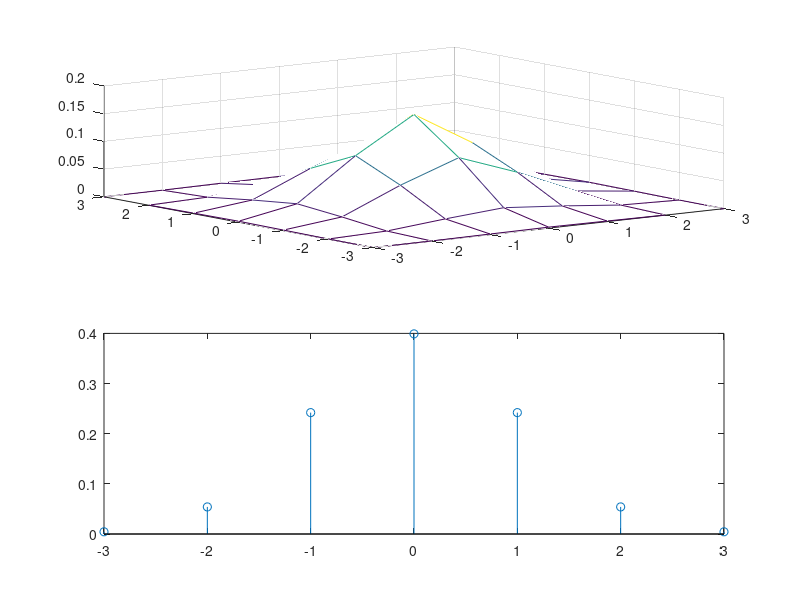

Recreate this plot in MATLAB. (Note: this script raises an error after producing the figure.)

s=1; %standard deviation
%calculate coordinates of grid point by meshgrid function which needs the size of the grid,
%which in turn is determined by s. At 3*s a gaussian is 0.01, so the omitted parts of the gaussian
%are practically zero.



[x,y]=  meshgrid(-round(3*s):round(3*s),-round(3*s):round(3*s));    
g=exp(-(x.*x + y.*y)/(2*s*s));  %This yields a 2D smoothing filter  g=g/sum(sum(g));  
% sum of weights equals one  figure(1); subplot(2,1,1);mesh(xg,yg,g);  %show the filter  
g=g/sum(sum(g));  % sum of weights equals one  figure(1); subplot(2,1,1);mesh(xg,yg,g);  %show the filter  
figure(1); subplot(2,1,1);
mesh(x,y,g);  %show the filter  


% [x,y]=  meshgrid(-round(3*s):0.1:round(3*s),-round(3*s):0.1:round(3*s));    
% g=exp(-(x.*x + y.*y)/(2*s*s));  %This yields a 2D smoothing filter  g=g/sum(sum(g));  
% % sum of weights equals one  figure(1); subplot(2,1,1);mesh(xg,yg,g);  %show the filter  
% g=g/sum(sum(g));  % sum of weights equals one  figure(1); subplot(2,1,1);mesh(xg,yg,g);  %show the filter  
% figure(1); subplot(2,1,2);
% mesh(x,y,g);  %show the filter  



x1=-round(3*s):round(3*s); %sample grid
gx= exp(-(x1.*x1 )/(2*s*s)); %smoothing filter in the x?direction
gx=gx/sum(gx); % sum of weights equals one
gy=transpose(gx); %smoothing filter in the y?direction (transpose of gx)
figure(1); subplot(2,1,2); stem(x1,gx); %show the 1D smoothing filter


f=double(imread('flowers.jpg')); %load the image
f=f(1:256,1:256); %crop it to 256 x 256 pixels
y=conv2(f,g,'valid'); %filter the image
subplot(2,2,1); imshow(f/255); % original image
subplot(2,2,2); imshow(y/255); % smoothed image


figure(1); truesize;



yy=conv2(conv2(f,gx,'valid'),gx','valid'); %filter the image
subplot(2,2,4);imshow(yy/255); %and display it
e=y-yy; %compute error
sqrt(sum(sum(e.*e))) %print it on screen
subplot(2,2,3);imshow(yy/255); %and display it


% %error
% figure(2)
% subplot(1,2,1)
% imshow(fmtest)
% truesize
% yy=conv2(conv2(fmtest,gx,'valid'),gx,'valid'); %filter the image
% subplot(1,2,2);imagesc(yy); %and display it


% figure(3)
% %e=y-yy; %compute error
% %sum(sum(e.*e)) %print it on screen
% yy=conv2(conv2(fmtest,gx,'valid'),gx','valid'); %filter the image
% imagesc(yy); %and display it
% colormap(gray(256));
% truesize




Gx=fft(gx,256);%DFT of the filter using 256 taps, which is the same size as the image
gx, s %show gx and sigma
figure(2);
subplot(1,2,1);imshow(yy/255); %truesize%and display it
subplot(1,2,2); 
stem(-127:128,fftshift(abs(Gx))); %display the magnitude spectrum




s=2.4;
x1=-round(3*s):round(3*s); %sample grid
gx= exp(-(x1.*x1 )/(2*s*s)); %smoothing filter in the x?direction
gx=gx/sum(gx); % sum of weights equals one
gy=transpose(gx); %smoothing filter in the y?direction (transpose of gx)
figure(1);  
yy=conv2(conv2(f,gx,'valid'),gx','valid'); %filter the image
subplot(2,2,4);imshow(yy/255); %and display it

figure(2); truesize;



figure(3)
ff=imnoise(f/255,'gaussian',0,0.01).*255;  %add noise 
s=2.4;
x1=-round(3*s):round(3*s); %sample grid
gx= exp(-(x1.*x1 )/(2*s*s)); %smoothing filter in the x?direction
gx=gx/sum(gx); % sum of weights equals one
gy=transpose(gx); %smoothing filter in the y?direction (transpose of gx)
figure(1);  
yy=conv2(conv2(ff,gx,'valid'),gy,'valid'); %filter the image
subplot(3,2,1);imshow(ff/255); %and display it
subplot(3,2,2);imshow(yy/255); %and display it


%Now we derivate and find the edges in the flower image...
s=1; %standard deviation
x2=-round(3*s):round(3*s); %sample grid
dx= x2/(s*s).*exp(-(x2.*x2)/(2*s*s)); %derivative in the x?direction
dy=dx'; %derivative in the y?direction
x1=-round(3*s):round(3*s); %sample grid
gx= exp(-(x1.*x1 )/(2*s*s)); %smoothing filter in the x?direction
gx=gx/sum(gx); % sum of weights equals one
gy=gx'; %smoothing filter in the y?direction (transpose of gx)
subplot(3,2,3); stem(x1,gx); %1D smoothing filter
subplot(3,2,4); stem(x2,dx); %1D derivative filter



fx=conv2(conv2(f,dx,'valid'),gy,'valid'); %derivative in x-direction
fy=conv2(conv2(f,dy,'valid'),gx,'valid'); %derivative in y-direction
%subplot(2,2,1); imshow(f/255); %show the original image
subplot(3,2,5); imagesc(fx); colormap(gray); axis image; %show derivative image in the x..
subplot(3,2,6); imagesc(fy); colormap(gray); axis image; %and in the y-direction
 
truesize

figure(4)
Edge=sqrt(fx.*fx + fy.*fy); %edge filtered image (the magnitude of the gradient)
subplot(3,2,1); imshow(Edge/255); %and display it

Dx=fft(dx,256); %DFT of the dx filter....
subplot(3,2,2); 
% stem([-127:128]*pi/128,abs([-127:128]*pi/128),'r'); %and display the magnitude spectrum
% hold on
stem([-127:128]*pi/128,fftshift(abs(Dx))); %and display the magnitude spectrum


%Now we derivate and find the edges in the noisy image using the same sigma..
ff=imnoise(f/255,'gaussian',0,0.01).*255; %add noise
subplot(3,2,3); imshow(ff/255); %and display it
fx=conv2(conv2(ff,dx,'valid'),gy,'valid'); %derivative in x-direction
fy=conv2(conv2(ff,dy,'valid'),gx,'valid'); %derivative in y-direction
Edge=sqrt(fx.*fx + fy.*fy); %edge filtered image (the magnitude of the gradient)
subplot(3,2,4); imshow(Edge/255); %and display it


s=2; %standard deviation
x2=-round(3*s):round(3*s); %sample grid
dx= x2/(s*s).*exp(-(x2.*x2)/(2*s*s)); %derivative in the x?direction
dy=dx'; %derivative in the y?direction
x1=-round(3*s):round(3*s); %sample grid
gx= exp(-(x1.*x1 )/(2*s*s)); %smoothing filter in the x?direction
gx=gx/sum(gx); % sum of weights equals one
gy=gx'; %smoothing filter in the y?direction (transpose of gx)



fx=conv2(conv2(f,dx,'valid'),gy,'valid'); %derivative in x-direction
fy=conv2(conv2(f,dy,'valid'),gx,'valid'); %derivative in y-direction
%subplot(2,2,1); imshow(f/255); %show the original image
Edge=sqrt(fx.*fx + fy.*fy); %edge filtered image (the magnitude of the gradient)
subplot(3,2,5); imshow(Edge/255); %and display it

truesize
